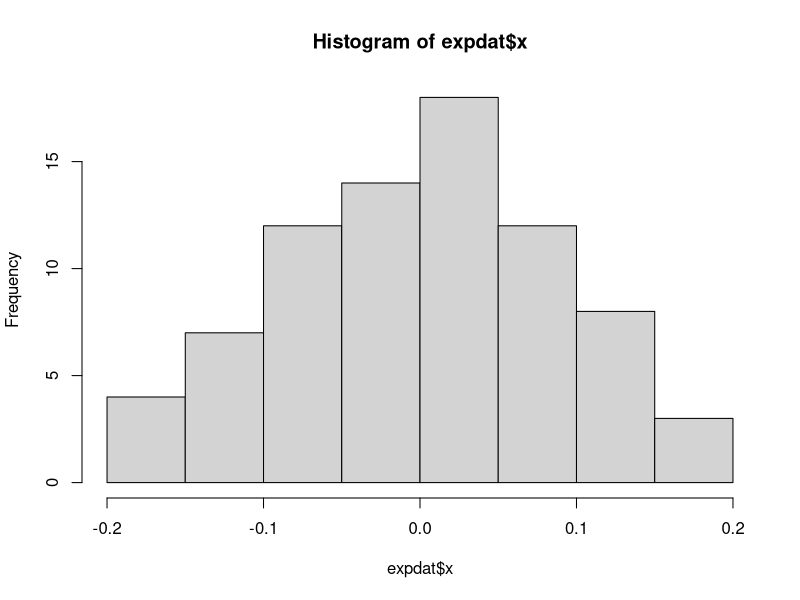

Write the R code that produced this figure.
## Power analyis 
## =============================================================================


## To do:
## First whats the power given the model i.e. the sampled data ?
## How large would the variance need to be to find moderate effects


## ten times variance:  1.23991   
## sampled variacne

library(lme4)
library(plyr)
library(ggplot2)

## load data
expdat <- read.csv("data/md.csv")

## some scaling parameter for variances
var_x <- 1

## simulate gaussian response
expdat$x <- rnorm(n = nrow(expdat), mean =  mean(expdat$All), sd = var_x * sd(expdat[["All"]])) 

## centre to zero
expdat$x <- scale(expdat$x, scale = F)
hist(expdat$x)

set.seed(101)
nsim <- 1000
beta2 <- c(qlogis(0.5), 1)
theta2 <- 0.00001

resp_sim <- simulate(~x + (1|year), nsim = nsim, family = binomial, newdata = expdat, newparams = list(theta = theta2,  beta = beta2))

expdat$resp <- resp_sim[, 1]

# fit1 <- glmer(resp ~ x + (1|year), family = binomial, data = expdat)
# summary(fit1)

fitsim <- function(i) {
  fit1 <- glmer(resp_sim[[i]] ~ x+ (1|year) , data = expdat , family = binomial,
                control = glmerControl(optimizer = "bobyqa"))
  coef(summary(fit1))["x","Pr(>|z|)" ]
}

t1 <- system.time(fitAll <- laply(seq(nsim), function(i) fitsim(i), .progress = 'text'))

fitAll <- setNames(as.data.frame(fitAll),  "pval")

with(fitAll, mean(pval < 0.05))
# ggplot(fitAll, aes(x = pval)) + geom_histogram() 
binom.test(table(factor(fitAll < 0.05, c(T, F))))$conf.int


# install.packages("SIMR")

# library(simr)
# model1 <- glmer(z ~ x + (1|g), family = "poisson", data=simdata)
# summary(model1)
# # fixed effect estimate  
# fixef(model1)["x"]
# 
# # test power to detect effect size -0.05
# fixef(model1)["x"] <- ‐0.05
# 
# set.seed(123)
# powerSim(model1)
# # 33.40% (30.48, 36.42)
# 
# ## test effect of increasing sample size
# model2 <- extend(model1, along = "x", n = 20)
# powerSim(model2)
# 
# # power and sample size
# pc2 <- powerCurve(model2)
# print(pc2)
# plot(pc2)